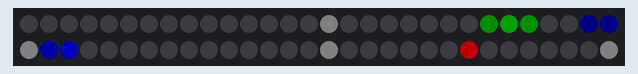
This sketch was run on a simulated Arduino Uno, built with avr-gcc and run on an emulated ATmega328P. On the bench: 60 RGB LEDs in strip order, left to right, continuing on the next row. Dim RGB values are drawn brighter than linear; the local clock reads 2024-03-15 10:24:30 at power-on unless the sketch sets it; what the sketch prints to the serial monitor is not drawn.

Above: at 2.1 s.
At 29.2 s:
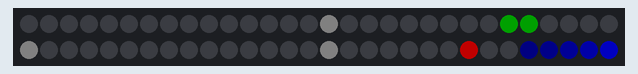
At 38.1 s:
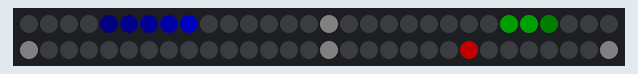

The sketch:

Neopix60easy.ino
```cpp
/*
This is my sketch for a NEO PIXEL ring LED clock.
*/

//  Includes below:
#include <Wire.h>
#include <stdio.h>
#include <Adafruit_NeoPixel.h>
#include <RTClib.h>

RTC_DS1307 RTC;             // Create RTC object

//  Define things here and set things up.
#define LED_Loop 60
#define PIN 6    // This is defining which Arduino pin is driving the Pixel ring used pin 6 but any digital will work

// Parameter 1 = number of pixels in strip
// Parameter 2 = Arduino pin number (most are valid)
// Parameter 3 = pixel type flags, add together as needed:
//   NEO_KHZ800  800 KHz bitstream (most NeoPixel products w/WS2812 LEDs)
//   NEO_KHZ400  400 KHz (classic 'v1' (not v2) FLORA pixels, WS2811 drivers)
//   NEO_GRB     Pixels are wired for GRB bitstream (most NeoPixel products)
//   NEO_RGB     Pixels are wired for RGB bitstream (v1 FLORA pixels, not v2)
Adafruit_NeoPixel strip = Adafruit_NeoPixel(LED_Loop, PIN, NEO_GRB + NEO_KHZ800);

int LED[LED_Loop];
int THREE = (LED_Loop / 4);
int SIX = (THREE * 2);
int NINE = (THREE * 3);
int TWELVE = (LED_Loop-1);

int HR_Fade = 7;
int MN_Fade;

long HR_Colour;
long SE_Colour = 0x000055;

long THIS_LED;
int Led_Flag;
int argh;

//  trying this way to get colours working.
int HR_R;
int HR_G;
int HR_B;

int HR1_R = 0x55;
int HR1_G = 0;
int HR1_B = 0;

int HR2_R = 0x0D;
int HR2_G = 0;
int HR2_B = 0x0D;

int MN_R = 0;
int MN_G = 33;
int MN_B = 0;

//int SE_R = 0;
//int SE_G = 0;
//int SE_B = 0x55;

int hour_led;
int minute_led;
int second_led;
int new_minute;

//-----------------------------  Set up here -----------------------------//
void setup()
{
  // put your setup code here, to run once:
  delay(2000);          //  This is just to give you time to open the window and watch.
  Serial.begin(9600);
  Serial.println("-------------------------------");
  Serial.println("Setting up");

  Wire.begin();
  strip.begin();
  strip.show(); // Initialize all pixels to 'off'


  if (! RTC.isrunning())
  {
    Serial.println("RTC is NOT running!");
    // following line sets the RTC to the date & time this sketch was compiled
    RTC.adjust(DateTime(F(__DATE__), F(__TIME__)));
  }

  Serial.println("Done setting up");
  Serial.println("-------------------------------");
}

//-----------------------------  MAIN LOOP here -----------------------------//
void loop()
{
  //  Get time
   DateTime now = RTC.now();

   //  24 hour time change colour of hour hand.
   int hr = now.hour();
   if (hr < 12)
   {
     //HR_Colour = HR_Colour1;
     HR_R = HR1_R;
     HR_G = HR1_G;
     HR_B = HR1_B;
   }
   else
   {
     //HR_Colour = HR_Colour2;
     HR_R = HR2_R;
     HR_G = HR2_G;
     HR_B = HR2_B;
   }

   int mins = now.minute();        //  This line is only incase any maths had to be done.
   second_led = now.second();

  //
  //  calculate leds
   hour_led = (((LED_Loop/12) * hr) + (mins / (LED_Loop/5)))%LED_Loop;
   if (hour_led == 60)
   {
     hour_led = 59;
   }

   minute_led = mins;

//  Debug code below
//
//------------------------------------------//
/*
    Serial.print(now.year());
    Serial.print('/');
    Serial.print(now.month());
    Serial.print('/');
    Serial.print(now.day());
    Serial.print(' ');
    Serial.print(now.hour());
    Serial.print(':');
    Serial.print(now.minute());
    Serial.print(':');
    Serial.print(now.second());
    Serial.println();
*/
//------------------------------------------//
/*
  Serial.println("=========================");
  Serial.println(hr);
  Serial.println(mins);
  Serial.println("-------------------------");
  Serial.println(hour_led);
  Serial.println(minute_led);
  Serial.println(second_led);
*/
//------------------------------------------//

  //
  //  Show LEDs            ------------------   Main loop here -----------------

   //  Keep this at the top so it doesn't mess up any other settings when LEDs are
   //  turned on.
   strip.setPixelColor(second_led-1,SE_Colour/2);
   strip.setPixelColor(second_led-2,SE_Colour/4);
   strip.setPixelColor(second_led-3,SE_Colour/8);
   strip.setPixelColor(second_led-4,SE_Colour/16);
   strip.setPixelColor(second_led-5,0);

  //
  //  show THREE, SIX, NINE and TWELVE
  //

  strip.setPixelColor (THREE, 0x050505);
  strip.setPixelColor (SIX, 0x050505);
  strip.setPixelColor (NINE, 0x050505);
  strip.setPixelColor (TWELVE, 0x050505);

  //
  //  Now start setting LEDs below here.
  //


   if (second_led == 0)
   {
      strip.setPixelColor(LED_Loop-1, SE_Colour/2);
      strip.setPixelColor(LED_Loop-2,SE_Colour/4);
      strip.setPixelColor(LED_Loop-3,SE_Colour/8);
      strip.setPixelColor(LED_Loop-4,SE_Colour/16);
      strip.setPixelColor(LED_Loop-5,0);
      new_minute = 1;
   }
   if (second_led == 1)
   {
      strip.setPixelColor(second_led-1, SE_Colour/2);
      strip.setPixelColor(LED_Loop-1, SE_Colour/4);
      strip.setPixelColor(LED_Loop-2,SE_Colour/8);
      strip.setPixelColor(LED_Loop-3,SE_Colour/16);
      strip.setPixelColor(LED_Loop-4,0);
   }
   if (second_led == 2)
   {
      strip.setPixelColor(second_led-1, SE_Colour/2);
      strip.setPixelColor(second_led-2, SE_Colour/4);
      strip.setPixelColor(LED_Loop-1, SE_Colour/8);
      strip.setPixelColor(LED_Loop-2,SE_Colour/16);
      strip.setPixelColor(LED_Loop-3,0);
   }
   if (second_led == 3)
   {
      strip.setPixelColor(second_led-1, SE_Colour/2);
      strip.setPixelColor(second_led-2, SE_Colour/4);
      strip.setPixelColor(second_led-3, SE_Colour/8);
      strip.setPixelColor(LED_Loop-1,SE_Colour/16);
      strip.setPixelColor(LED_Loop-2,0);
   }
   if (second_led == 4)
   {
      strip.setPixelColor(second_led-1, SE_Colour/2);
      strip.setPixelColor(second_led-2, SE_Colour/4);
      strip.setPixelColor(second_led-3, SE_Colour/8);
      strip.setPixelColor(second_led-4,SE_Colour/16);
      strip.setPixelColor(LED_Loop-1,0);
   }

/*
  if (Led_Flag == 0)
  {
    //
    Led_Flag = 1;
    THIS_LED = strip.getPixelColor(second_led);
    //  This is where I am at.
    Serial.print(second_led);
    Serial.print(" ");
    Serial.println(THIS_LED);
  }
*/


  /*----------------  Draw SECOND HAND on clock ----------------*/
   strip.setPixelColor(second_led,SE_Colour);
//   strip.setPixelColor(second_led,SE_Colour+THIS_LED);
//   strip.setPixelColor(second_led-1,THIS_LED);
   if (new_minute == 1)
   {
     //new_minute = 0;
//     strip.setPixelColor(minute_led-1,MN_Colour/50);
   }
  /*----------------  Draw MINUTE HAND on clock ----------------*/
   //strip.setPixelColor(minute_led,MN_Colour);
   //  MN_Fade for fading.
   strip.setPixelColor(minute_led,MN_R,MN_G,MN_B);
   strip.setPixelColor(minute_led+1, MN_R,     (MN_G * (second_led*10/6)/100)      , MN_B);
   strip.setPixelColor(minute_led-1, MN_R,     (MN_G * (100-(second_led*10/6))/100)      , MN_B);
  /*----------------  Draw HOUR HAND on clock ----------------*/
   strip.setPixelColor(hour_led,HR_R,HR_G,HR_B);
   //strip.setPixelColor((hour_led-1)%LED_Loop,HR_R/HR_Fade,HR_G,HR_B/HR_Fade);
   //strip.setPixelColor((hour_led+1)%LED_Loop,HR_R/HR_Fade,HR_G,HR_B/HR_Fade);
/*
   strip.setPixelColor(hour_led,HR_Colour);
   strip.setPixelColor((hour_led-1)%LED_Loop,HR_Colour);
   strip.setPixelColor((hour_led+1)%LED_Loop,HR_Colour);
*/

   if (second_led > minute_led)
   {
     new_minute = 0;
   }

/*
  if (second_led != argh)
  {
     Led_Flag = 0;
     argh = second_led;
  }
*/


  //
  //  show alarms
  //

  strip.show();
  delay(400);
  //                    ------------------   End of Main loop here -----------------
}

//==================================================================
//==================================================================
//
//    end of code
//
//==================================================================
```

foo.ino
```cpp
void foo()
{
  //


/*
  int _i;
  while (_i < LED_Loop)
  {
    //  Wipe colour on LED
    LED[_i] = 0;

    //  Set LED as per needed by time.


    //  Step to next i.
    _i++;
  }
*/
}
//==================================================================
//==================================================================
//
//    end of code
//
//==================================================================
```
